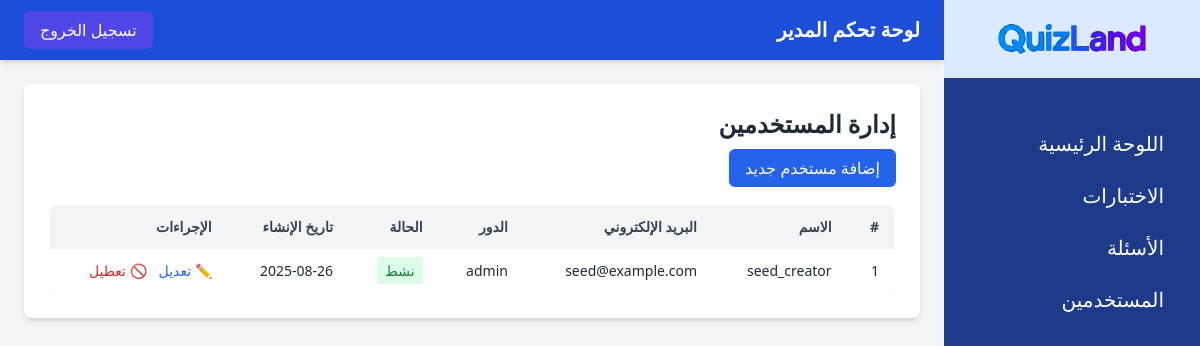
Page /views/admin/users/ (signed in) on the committed database.
### tables this page shows
CREATE TABLE users (
    id INT AUTO_INCREMENT PRIMARY KEY,
    username VARCHAR(100) NOT NULL UNIQUE,
    email VARCHAR(255) UNIQUE NOT NULL,
    password VARCHAR(255) NOT NULL,
    role ENUM('admin', 'student') NOT NULL DEFAULT 'student',
    is_active TINYINT(1) NOT NULL DEFAULT 1,
    image VARCHAR(255) DEFAULT NULL,
    created_at TIMESTAMP NOT NULL DEFAULT CURRENT_TIMESTAMP,
    updated_at TIMESTAMP NULL DEFAULT NULL ON UPDATE CURRENT_TIMESTAMP
);

### views/Admin/users/index.php (the view, shortened to what this page needs)
<?php
include '../../../config/db.php';
$query = "SELECT id, username, email, role, is_active, created_at FROM users ORDER BY id DESC";
$result = $conn->query($query);
?>
<!DOCTYPE html>
<html lang="ar" dir="rtl">
<head>
    <script src="https://cdn.tailwindcss.com"></script>
</head>
<body class="bg-gray-100">
    <div class="flex">
        <?php include '../sidebar.php'; ?>
        <div class="flex-1 md:mr-64">
            <?php include '../topbar.php'; ?>
            <div class="p-6">
                <div class="bg-white shadow-md p-6 rounded-lg">
                    <h2 class="text-2xl font-semibold text-gray-800">إدارة المستخدمين</h2>
                    <div class="mt-4">
                        <a href="create.php" class="px-4 py-2 bg-blue-600 text-white rounded-md">إضافة مستخدم جديد</a>
                    </div>
                    <div class="mt-6">
                        <div class="overflow-x-auto hidden lg:block">
                            <table class="min-w-full border border-gray-200 rounded-lg overflow-hidden shadow-sm">
                                <thead class="bg-gray-100 text-gray-700 text-sm uppercase">
                                    <tr class="text-right">
                                        <th class="py-3 px-4">#</th>
                                        <th class="py-3 px-4">الاسم</th>
                                        <th class="py-3 px-4">البريد الإلكتروني</th>
                                        <th class="py-3 px-4">الدور</th>
                                        <th class="py-3 px-4">الحالة</th>
                                        <th class="py-3 px-4">تاريخ الإنشاء</th>
                                        <th class="py-3 px-4">الإجراءات</th>
                                    </tr>
                                </thead>
                                <tbody class="divide-y divide-gray-200 text-sm text-gray-800">
                                    <?php foreach ($result as $row): ?>
                                        <tr class="hover:bg-gray-50">
                                            <td class="py-3 px-4"><?= $row['id'] ?></td>
                                            <td class="py-3 px-4 whitespace-nowrap">
                                                <?= htmlspecialchars($row['username']) ?>
                                            </td>
                                            <td class="py-3 px-4">
                                                <span class="block max-w-[220px] truncate"
                                                    title="<?= htmlspecialchars($row['email']) ?>">
                                                    <?= htmlspecialchars($row['email']) ?>
                                                </span>
                                            </td>
                                            <td class="py-3 px-4"><?= htmlspecialchars($row['role']) ?></td>
                                            <td class="py-3 px-4">
                                                <?php if (!empty($row['is_active'])): ?>
                                                    <span class="px-2 py-1 text-green-700 bg-green-100 rounded">نشط</span>
                                                <?php else: ?>
                                                    <span class="px-2 py-1 text-red-700 bg-red-100 rounded">معطل</span>
                                                <?php endif; ?>
                                            </td>
                                            <td class="py-3 px-4 whitespace-nowrap">
                                                <?= date("Y-m-d", strtotime($row['created_at'])) ?>
                                            </td>
                                            <td class="py-3 px-4">
                                                <div class="flex items-center gap-3">
                                                    <a href="edit.php?id=<?= $row['id'] ?>"
                                                        class="text-blue-600 hover:text-blue-800">✏️
                                                        تعديل</a>
                                                    <a href="toggle_status.php?id=<?= $row['id'] ?>"
                                                        class="<?= !empty($row['is_active']) ? 'text-red-600 hover:text-red-800' : 'text-green-600 hover:text-green-800' ?>">
                                                        <?= !empty($row['is_active']) ? '🚫 تعطيل' : '✅ تفعيل' ?>
                                                    </a>
                                                </div>
                                            </td>
                                        </tr>
                                    <?php endforeach; ?>
                                </tbody>
                            </table>
                        </div>
                    </div>
                </div>
            </div>
        </div>
    </div>
</body>
</html>

### rows in the picture
users: id "1", username "seed_creator", email "seed@example.com", role "admin", is_active "نشط", created_at "2025-08-26"
